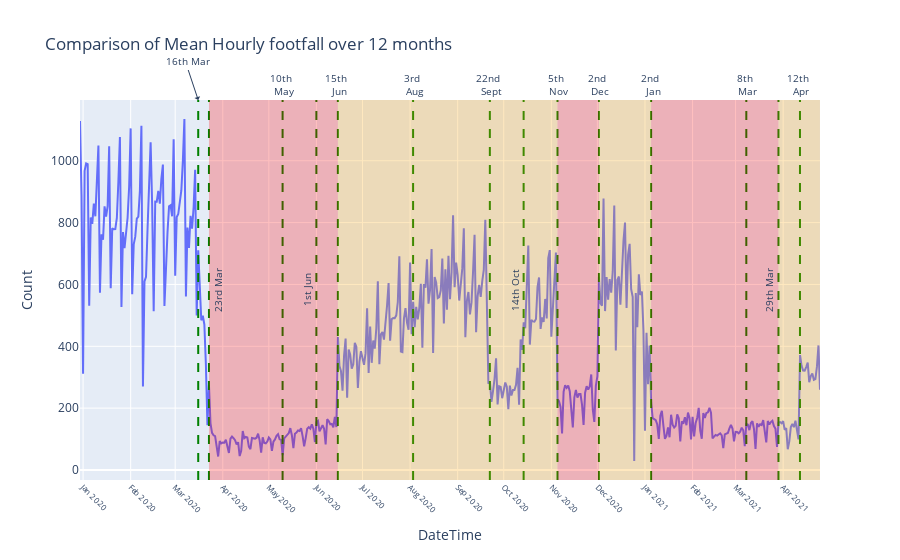

Notebook code for this chart:
### Markdown cell above
Interpretation of the lack of data from Albion Street at McDonalds and Park row is that they are relatively new cameras, coming online in September 2020.  Unfortunately, both appear to have large gaps between October 2020 and February 2021.  The decision was taken to drop these from the analysis so that the limited data they provide doesn't distort the footfall figures around the time of coming online and later in 2021.

### All Cameras

The chart below shows mean hourly footfall for all cameras during 2020 and 2021.  The dates are shown in the table below the chart.  Red zones indicate where a full lockdown was in place whilst orange shows partial restrictions in place.

### Code cell
#Create a pipeline to format the dataframe into mean hourly footfall by day.
data_lockdown = (footfalldf
                 .pipe(start_pipeline)
                 .pipe(remove_new_cameras)
                 .pipe(mean_hourly, "day")
                 .pipe(reset_df_index)
                 .pipe(set_dt_index))

#Filter data to be only 2020/2021
data_lockdown = data_lockdown.loc[(data_lockdown.BRCYear == 2020) | (data_lockdown.BRCYear == 2021)]



fig = px.line(data_lockdown,
              title="Comparison of Mean Hourly footfall over 12 months",
              y='Count')

fig.update_xaxes(nticks=20, tickangle=45, tickfont=dict(size=8))

chart_lockdown_dates(fig).show()

### Figure 1 — Plotly figure (JSON) as saved in the notebook; plotly's stock layout.template omitted (floating-point values rounded to 4 significant figures; data arrays with more than 128 entries replaced by an {"elided": "..."} marker saying what was removed)
{"data": [{"hovertemplate": "DateTime=%{x}<br>Count=%{y}<extra></extra>", "legendgroup": "", "line": {"color": "#636efa", "dash": "solid"}, "mode": "lines", "name": "", "orientation": "v", "showlegend": false, "type": "scatter", "x": {"elided": "483 str values"}, "xaxis": "x", "y": {"elided": "483 float values"}, "yaxis": "y"}], "layout": {"annotations": [{"arrowhead": 1, "font": {"size": 10}, "showarrow": true, "text": "16th Mar", "textangle": 0, "x": 1584000000000.0, "xanchor": "center", "xref": "x", "y": 1, "yanchor": "bottom", "yref": "y domain"}, {"arrowhead": 1, "font": {"size": 10}, "showarrow": false, "text": "23rd Mar", "textangle": -90, "x": 1585000000000.0, "xanchor": "left", "xref": "x", "y": 0.5, "yanchor": "middle", "yref": "y domain"}, {"arrowhead": 1, "font": {"size": 10}, "showarrow": false, "text": "10th <br> May", "textangle": 0, "x": 1589000000000.0, "xanchor": "center", "xref": "x", "y": 1, "yanchor": "bottom", "yref": "y domain"}, {"arrowhead": 1, "font": {"size": 10}, "showarrow": false, "text": "1st Jun", "textangle": -90, "x": 1591000000000.0, "xanchor": "right", "xref": "x", "y": 0.5, "yanchor": "middle", "yref": "y domain"}, {"arrowhead": 1, "font": {"size": 10}, "showarrow": false, "text": "15th <br> Jun", "textangle": 0, "x": 1592000000000.0, "xanchor": "center", "xref": "x", "y": 1, "yanchor": "bottom", "yref": "y domain"}, {"arrowhead": 1, "font": {"size": 10}, "showarrow": false, "text": "14th Oct", "textangle": -90, "x": 1603000000000.0, "xanchor": "right", "xref": "x", "y": 0.5, "yanchor": "middle", "yref": "y domain"}, {"arrowhead": 1, "font": {"size": 10}, "showarrow": false, "text": "5th <br> Nov", "textangle": 0, "x": 1605000000000.0, "xanchor": "center", "xref": "x", "y": 1, "yanchor": "bottom", "yref": "y domain"}, {"arrowhead": 1, "font": {"size": 10}, "showarrow": false, "text": "22nd <br> Sept", "textangle": 0, "x": 1601000000000.0, "xanchor": "center", "xref": "x", "y": 1, "yanchor": "bottom", "yref": "y domain"}, {"arrowhead": 1, "font": {"size": 10}, "showarrow": false, "text": "2nd <br> Dec", "textangle": 0, "x": 1607000000000.0, "xanchor": "center", "xref": "x", "y": 1, "yanchor": "bottom", "yref": "y domain"}, {"arrowhead": 1, "font": {"size": 10}, "showarrow": false, "text": "3rd <br> Aug", "textangle": 0, "x": 1596000000000.0, "xanchor": "center", "xref": "x", "y": 1, "yanchor": "bottom", "yref": "y domain"}, {"arrowhead": 1, "font": {"size": 10}, "showarrow": false, "text": "2nd <br> Jan", "textangle": 0, "x": 1610000000000.0, "xanchor": "center", "xref": "x", "y": 1, "yanchor": "bottom", "yref": "y domain"}, {"arrowhead": 1, "font": {"size": 10}, "showarrow": false, "text": "8th <br> Mar", "textangle": 0, "x": 1615000000000.0, "xanchor": "center", "xref": "x", "y": 1, "yanchor": "bottom", "yref": "y domain"}, {"arrowhead": 1, "font": {"size": 10}, "showarrow": false, "text": "29th Mar", "textangle": -90, "x": 1617000000000.0, "xanchor": "right", "xref": "x", "y": 0.5, "yanchor": "middle", "yref": "y domain"}, {"arrowhead": 1, "font": {"size": 10}, "showarrow": false, "text": "12th <br> Apr", "textangle": 0, "x": 1618000000000.0, "xanchor": "center", "xref": "x", "y": 1, "yanchor": "bottom", "yref": "y domain"}], "legend": {"tracegroupgap": 0}, "shapes": [{"line": {"color": "green", "dash": "dash"}, "type": "line", "x0": 1584000000000.0, "x1": 1584000000000.0, "xref": "x", "y0": 0, "y1": 1, "yref": "y domain"}, {"line": {"color": "green", "dash": "dash"}, "type": "line", "x0": 1585000000000.0, "x1": 1585000000000.0, "xref": "x", "y0": 0, "y1": 1, "yref": "y domain"}, {"line": {"color": "green", "dash": "dash"}, "type": "line", "x0": 1589000000000.0, "x1": 1589000000000.0, "xref": "x", "y0": 0, "y1": 1, "yref": "y domain"}, {"line": {"color": "green", "dash": "dash"}, "type": "line", "x0": 1591000000000.0, "x1": 1591000000000.0, "xref": "x", "y0": 0, "y1": 1, "yref": "y domain"}, {"line": {"color": "green", "dash": "dash"}, "type": "line", "x0": 1592000000000.0, "x1": 1592000000000.0, "xref": "x", "y0": 0, "y1": 1, "yref": "y domain"}, {"line": {"color": "green", "dash": "dash"}, "type": "line", "x0": 1603000000000.0, "x1": 1603000000000.0, "xref": "x", "y0": 0, "y1": 1, "yref": "y domain"}, {"line": {"color": "green", "dash": "dash"}, "type": "line", "x0": 1605000000000.0, "x1": 1605000000000.0, "xref": "x", "y0": 0, "y1": 1, "yref": "y domain"}, {"line": {"color": "green", "dash": "dash"}, "type": "line", "x0": 1601000000000.0, "x1": 1601000000000.0, "xref": "x", "y0": 0, "y1": 1, "yref": "y domain"}, {"line": {"color": "green", "dash": "dash"}, "type": "line", "x0": 1607000000000.0, "x1": 1607000000000.0, "xref": "x", "y0": 0, "y1": 1, "yref": "y domain"}, {"line": {"color": "green", "dash": "dash"}, "type": "line", "x0": 1596000000000.0, "x1": 1596000000000.0, "xref": "x", "y0": 0, "y1": 1, "yref": "y domain"}, {"line": {"color": "green", "dash": "dash"}, "type": "line", "x0": 1610000000000.0, "x1": 1610000000000.0, "xref": "x", "y0": 0, "y1": 1, "yref": "y domain"}, {"line": {"color": "green", "dash": "dash"}, "type": "line", "x0": 1615000000000.0, "x1": 1615000000000.0, "xref": "x", "y0": 0, "y1": 1, "yref": "y domain"}, {"line": {"color": "green", "dash": "dash"}, "type": "line", "x0": 1617000000000.0, "x1": 1617000000000.0, "xref": "x", "y0": 0, "y1": 1, "yref": "y domain"}, {"line": {"color": "green", "dash": "dash"}, "type": "line", "x0": 1618000000000.0, "x1": 1618000000000.0, "xref": "x", "y0": 0, "y1": 1, "yref": "y domain"}, {"fillcolor": "red", "line": {"width": 0}, "opacity": 0.25, "type": "rect", "x0": 1585000000000.0, "x1": 1592000000000.0, "xref": "x", "y0": 0, "y1": 1, "yref": "y domain"}, {"fillcolor": "orange", "line": {"width": 0}, "opacity": 0.25, "type": "rect", "x0": 1592000000000.0, "x1": 1605000000000.0, "xref": "x", "y0": 0, "y1": 1, "yref": "y domain"}, {"fillcolor": "red", "line": {"width": 0}, "opacity": 0.25, "type": "rect", "x0": 1605000000000.0, "x1": 1607000000000.0, "xref": "x", "y0": 0, "y1": 1, "yref": "y domain"}, {"fillcolor": "orange", "line": {"width": 0}, "opacity": 0.25, "type": "rect", "x0": 1607000000000.0, "x1": 1610000000000.0, "xref": "x", "y0": 0, "y1": 1, "yref": "y domain"}, {"fillcolor": "red", "line": {"width": 0}, "opacity": 0.25, "type": "rect", "x0": 1610000000000.0, "x1": 1617000000000.0, "xref": "x", "y0": 0, "y1": 1, "yref": "y domain"}, {"fillcolor": "orange", "line": {"width": 0}, "opacity": 0.25, "type": "rect", "x0": 1617000000000.0, "x1": 1619000000000.0, "xref": "x", "y0": 0, "y1": 1, "yref": "y domain"}], "title": {"text": "Comparison of Mean Hourly footfall over 12 months"}, "xaxis": {"anchor": "y", "domain": [0.0, 1.0], "nticks": 20, "tickangle": 45, "tickfont": {"size": 8}, "title": {"text": "DateTime"}}, "yaxis": {"anchor": "x", "domain": [0.0, 1.0], "title": {"text": "Count"}}}}
